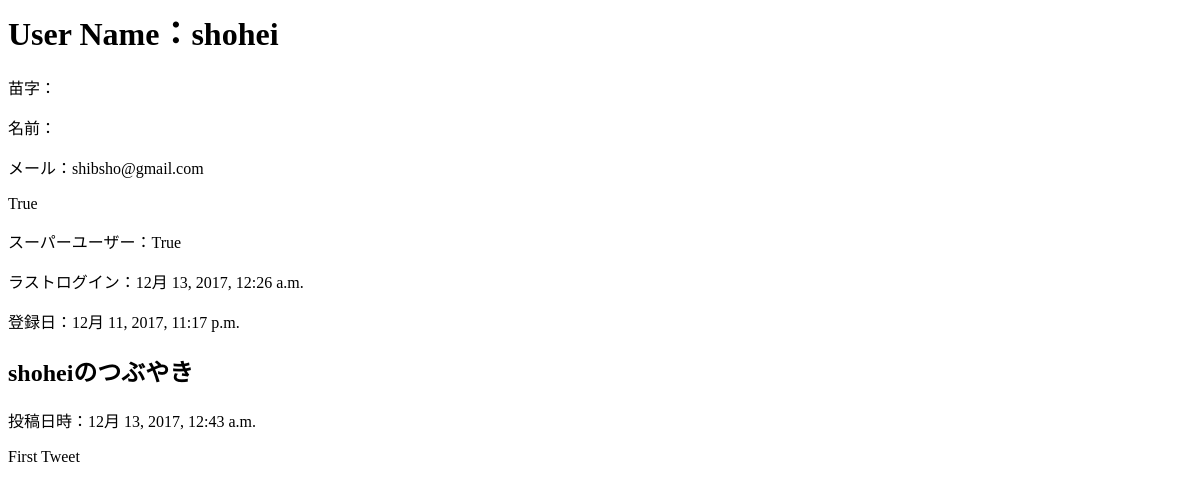
The page /user/1 on the database as committed earlier.
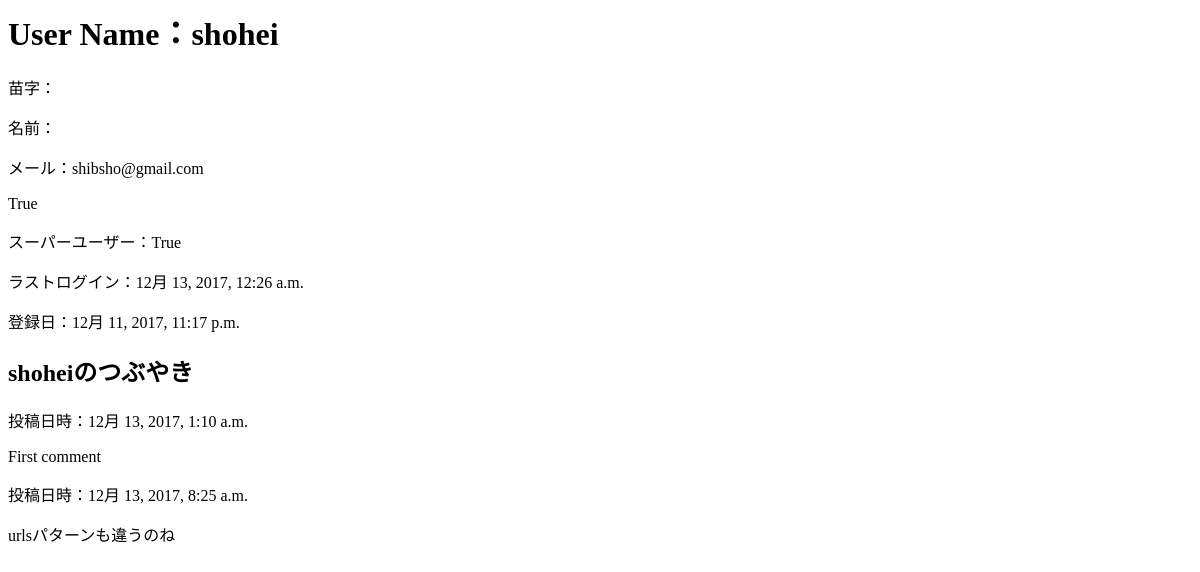
The same page on the database as committed later.
### apps/models.py (models this page shows, shortened)
class Tweet(models.Model):
	user = models.ForeignKey(User, on_delete=models.CASCADE,)
	text = models.TextField(max_length=140)
	created_date = models.DateTimeField(default=timezone.now)

### apps/views.py (the view)
# urls.py: path('<int:pk>', views.profile, name='profile'),
def profile(request,pk):
	user = get_object_or_404(User,pk=pk)
	tweets = Tweet.objects.filter(user=user)
	return render(request, 'apps/profile.html', {'user':user, 'tweets': tweets})

### apps/templates/apps/profile.html (shortened to what this page needs)
<html>
    <head>
    </head>
    <body>
        <h1>User Name：{{ user.username }}</h1>
        <p>苗字：{{ user.last_name }}</p>
        <p>名前：{{ user.first_name }}</p>
        <p>メール：{{ user.email }}</p>
        <p>{{ user.is_active }}</p>
        <p>スーパーユーザー：{{ user.is_superuser }}</p>
        <p>ラストログイン：{{ user.last_login }}</p>
        <p>登録日：{{ user.date_joined }}</p>
        <h2>{{ user.username }}のつぶやき</h2>
            {% for tweet in tweets %}
                <p>投稿日時：{{ tweet.created_date }}</p>
                <p>{{ tweet.text }}</p>
            {% endfor %}
    </body>
</html>

Rows that differ between the two databases and show on the page:
removed Tweet: created_date "12月 13, 2017, 12:43 a.m.", text "First Tweet"
added Tweet: created_date "12月 13, 2017, 1:10 a.m.", text "First comment"
added Tweet: created_date "12月 13, 2017, 8:25 a.m.", text "urlsパターンも違うのね"
